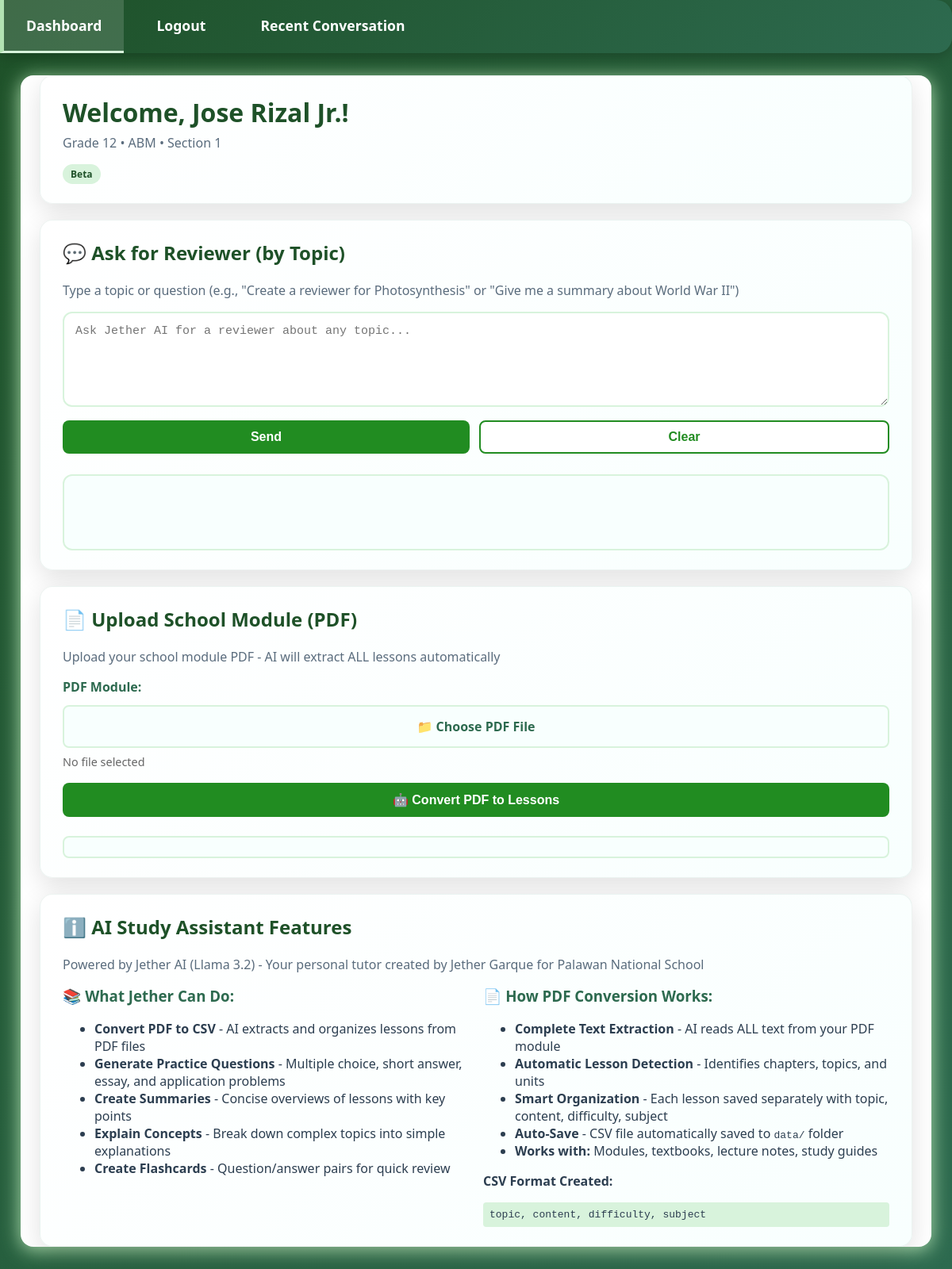
The app's page /review_center.php (signed in) with its own data.
### tables this page shows
CREATE TABLE IF NOT EXISTS students (
    id INT AUTO_INCREMENT PRIMARY KEY,
    student_id VARCHAR(20) NOT NULL UNIQUE,
    full_name VARCHAR(100) NOT NULL,
    email VARCHAR(100) NOT NULL,
    password VARCHAR(255) NOT NULL,
    gender ENUM('Male','Female','Other'),
    grade_level VARCHAR(10),
    strand VARCHAR(50),
    section_block VARCHAR(20),
    created_at TIMESTAMP DEFAULT CURRENT_TIMESTAMP
);

### review_center.php (the view, shortened to what this page needs)
<?php
$pdo = get_db();
$uid = (int)$_SESSION['user_id'];
$stmt = $pdo->prepare('SELECT full_name, grade_level, strand, section_block FROM students WHERE id = :id');
$stmt->execute([':id'=>$uid]);
$user = $stmt->fetch(PDO::FETCH_ASSOC);
?>
<!DOCTYPE html>
<html lang="en">
<head>
  <link rel="stylesheet" href="style.css">
</head>
<body>
  <div class="navbar">
    <div style="display:flex;gap:0.5rem;align-items:center">
      <a href="student_dashboard.php"> Dashboard</a>
      <a href="logout.php"> Logout</a>
      <a href="recent_conversation.php"> Recent Conversation</a>
    </div>
  </div>
  <div class="container">
    <div class="panel">
      <h1>Welcome, <?php echo htmlspecialchars($user['full_name']); ?>!</h1>
      <div class="sub">Grade <?php echo htmlspecialchars($user['grade_level']); ?> • <?php echo htmlspecialchars($user['strand']); ?> • Section <?php echo htmlspecialchars($user['section_block']); ?></div>
      <span class="badge">Beta</span>
    </div>
    <div class="panel">
      <h2 style="color:#1e5128">💬 Ask for Reviewer (by Topic)</h2>
      <p class="sub">Type a topic or question (e.g., "Create a reviewer for Photosynthesis" or "Give me a summary about World War II")</p>
      <textarea id="reviewerQuestion" placeholder="Ask Jether AI for a reviewer about any topic..." style="min-height:120px;font-size:15px;margin-bottom:12px;width:100%;box-sizing:border-box"></textarea>
      <div style="display:flex;gap:12px;flex-wrap:wrap">
        <button class="btn btn-primary" onclick="askReviewer()" style="flex:1;min-width:140px"> Send </button>
        <button class="btn btn-secondary" onclick="clearReviewer()" style="flex:1;min-width:100px"> Clear</button>
      </div>
      <div id="reviewerOutput" style="margin-top:18px;background:#f8fffe;border:2px solid #d8f3dc;border-radius:12px;padding:16px;min-height:60px">
      </div>
    </div>
    <div class="panel">
      <h2 style="color:#1e5128">📄 Upload School Module (PDF)</h2>
      <p class="sub">Upload your school module PDF - AI will extract ALL lessons automatically</p>
      <div style="margin-bottom:12px">
        <label style="font-weight:600;color:#2d6a4f;display:block;margin-bottom:12px">PDF Module:</label>
        <div style="position:relative;overflow:hidden;display:inline-block;width:100%">
          <label for="pdfFile" style="display:block;padding:14px 16px;background:#f8fffe;border:2px solid #d8f3dc;border-radius:8px;cursor:pointer;font-weight:600;color:#2d6a4f;text-align:center;transition:.25s">
            📁 Choose PDF File
          </label>
          <span id="fileName" style="display:block;margin-top:8px;color:#666;font-size:0.9em">No file selected</span>
        </div>
        <button class="btn btn-primary" onclick="uploadPDF()" style="font-size:16px;padding:12px 24px;margin-top:12px;width:100%;box-sizing:border-box">🤖 Convert PDF to Lessons</button>
      </div>
      <div id="uploadStatus" style="margin-top:16px;padding:12px;background:#f8fffe;border-radius:8px;border:2px solid #d8f3dc"></div>
    </div>
    <div class="panel">
      <h2 style="color:#1e5128">ℹ️ AI Study Assistant Features</h2>
      <p class="sub">Powered by Jether AI (Llama 3.2) - Your personal tutor created by Jether Garque for Palawan National School</p>
      <div class="row">
        <div>
          <h3 style="color:#2d6a4f">📚 What Jether Can Do:</h3>
          <ul>
            <li><strong>Convert PDF to CSV</strong> - AI extracts and organizes lessons from PDF files</li>
            <li><strong>Generate Practice Questions</strong> - Multiple choice, short answer, essay, and application problems</li>
            <li><strong>Create Summaries</strong> - Concise overviews of lessons with key points</li>
            <li><strong>Explain Concepts</strong> - Break down complex topics into simple explanations</li>
            <li><strong>Create Flashcards</strong> - Question/answer pairs for quick review</li>
          </ul>
        </div>
        <div>
          <h3 style="color:#2d6a4f">📄 How PDF Conversion Works:</h3>
          <ul>
            <li><strong>Complete Text Extraction</strong> - AI reads ALL text from your PDF module</li>
            <li><strong>Automatic Lesson Detection</strong> - Identifies chapters, topics, and units</li>
            <li><strong>Smart Organization</strong> - Each lesson saved separately with topic, content, difficulty, subject</li>
            <li><strong>Auto-Save</strong> - CSV file automatically saved to <code>data/</code> folder</li>
            <li><strong>Works with:</strong> Modules, textbooks, lecture notes, study guides</li>
          </ul>
          <p style="margin-top:12px"><strong>CSV Format Created:</strong></p>
          <code style="background:#d8f3dc;padding:8px;display:block;border-radius:4px">topic, content, difficulty, subject</code>
        </div>
      </div>
    </div>
  </div>
</body>
</html>

### style.css (style rules this page uses)
body { background: #f6fff6; font-family: 'Segoe UI', 'Arial', sans-serif; margin: 0; color: #176617; }
.container, .main.container { background: #fff; border-radius: 16px; box-shadow: 0 4px 24px #b2e2b2; margin: 32px auto; padding: 32px 24px; max-width: 900px; }
.navbar, .sidebar { background: linear-gradient(90deg, #218c21 80%, #b2e2b2 100%); color: #fff; font-weight: bold; border-radius: 0 20px 20px 0; box-shadow: 0 2px 8px #b2e2b2; }
.navbar a, .sidebar a { color: #fff; text-decoration: none; padding: 14px 24px; display: block; border-left: 5px solid transparent; transition: background 0.2s, border 0.2s; font-size: 1.1em; }
h1, h2, h3 { color: #218c21; margin-top: 0; }
input, select, button, textarea { font-size: 1em; border-radius: 6px; border: 1px solid #b2e2b2; padding: 8px 12px; margin-bottom: 8px; outline: none; }
button { background: #218c21; color: #fff; border: none; cursor: pointer; font-weight: bold; padding: 8px 20px; transition: background 0.2s; }

### review_center.php (style rules this page uses)
body { font-family:'Segoe UI',Arial,sans-serif;background:linear-gradient(135deg,#1e5128 0%,#2d6a4f 100%);min-height:100vh;color:#2c3e50;margin:0 }
.navbar { background:linear-gradient(135deg,#1e5128 0%,#2d6a4f 100%);padding:0;box-shadow:0 4px 16px rgba(0,0,0,.2);display:flex;align-items:center;justify-content:space-between;position:sticky;top:0;z-index:100 }
.navbar a { color:#fff;padding:20px 28px;text-decoration:none;font-weight:600;transition:all .3s;border-bottom:3px solid transparent;display:flex;align-items:center;gap:8px }
.container { max-width:1100px;margin:28px auto;padding:0 24px }
.panel { background:linear-gradient(135deg,#fff 0%,#f8fffe 100%);border-radius:16px;box-shadow:0 10px 32px rgba(0,0,0,.12);padding:24px 28px;margin-bottom:20px;border:1px solid rgba(45,106,79,.08) }
h1 { color:#1e5128;margin:0 0 6px 0 }
.sub { color:#5a6c7d;margin-bottom:16px }
textarea { width:100%;min-height:160px;padding:14px;border:2px solid #d8f3dc;border-radius:12px;font-size:14px;resize:vertical }
.btn { padding:10px 16px;border:none;border-radius:8px;font-weight:700;cursor:pointer }
.btn-primary { background:#218c21;color:#fff }
.btn-secondary { background:#fff;color:#218c21;border:2px solid #218c21 }
.row { display:grid;grid-template-columns:1fr 1fr;gap:18px }
.badge { display:inline-block;background:#d8f3dc;color:#1e5128;border-radius:999px;padding:4px 10px;font-weight:700;font-size:12px }

### records on screen
students: full_name "Jose Rizal Jr.", grade_level "12", strand "ABM", section_block "1"
